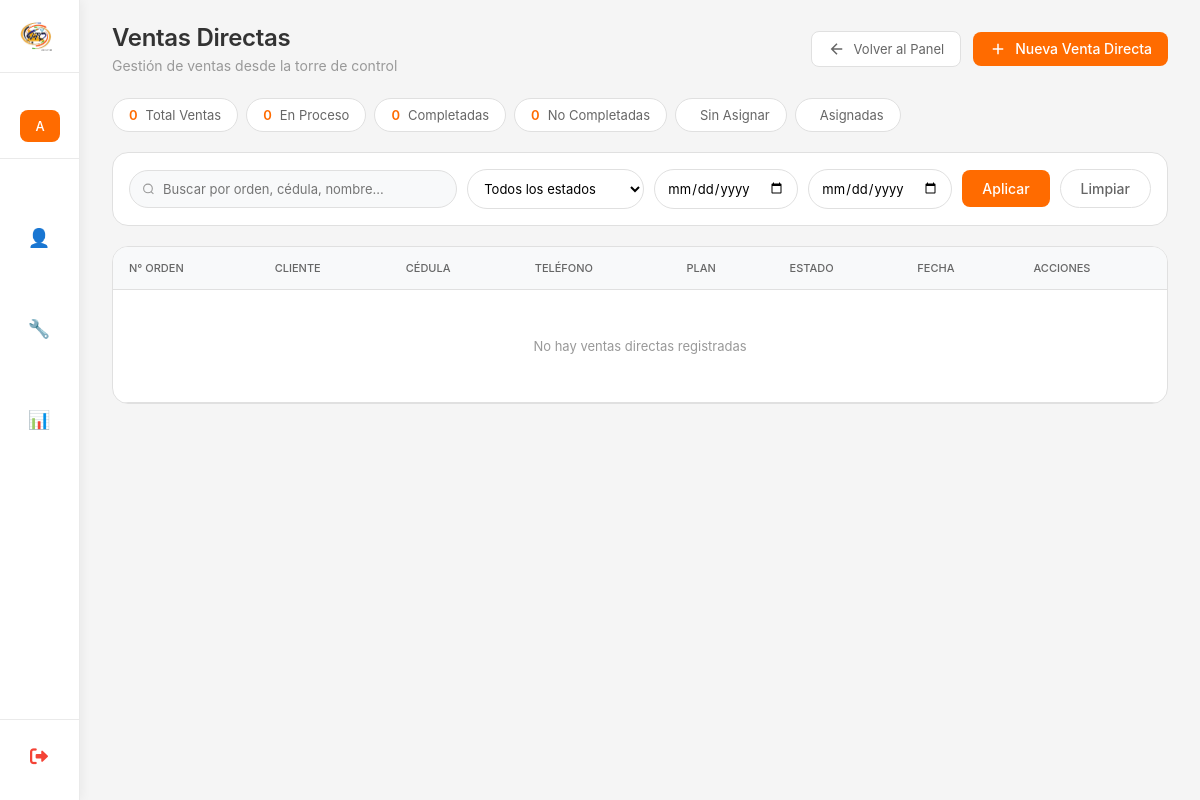
The page /ventas-directas/ (signed in) on the database as committed earlier.
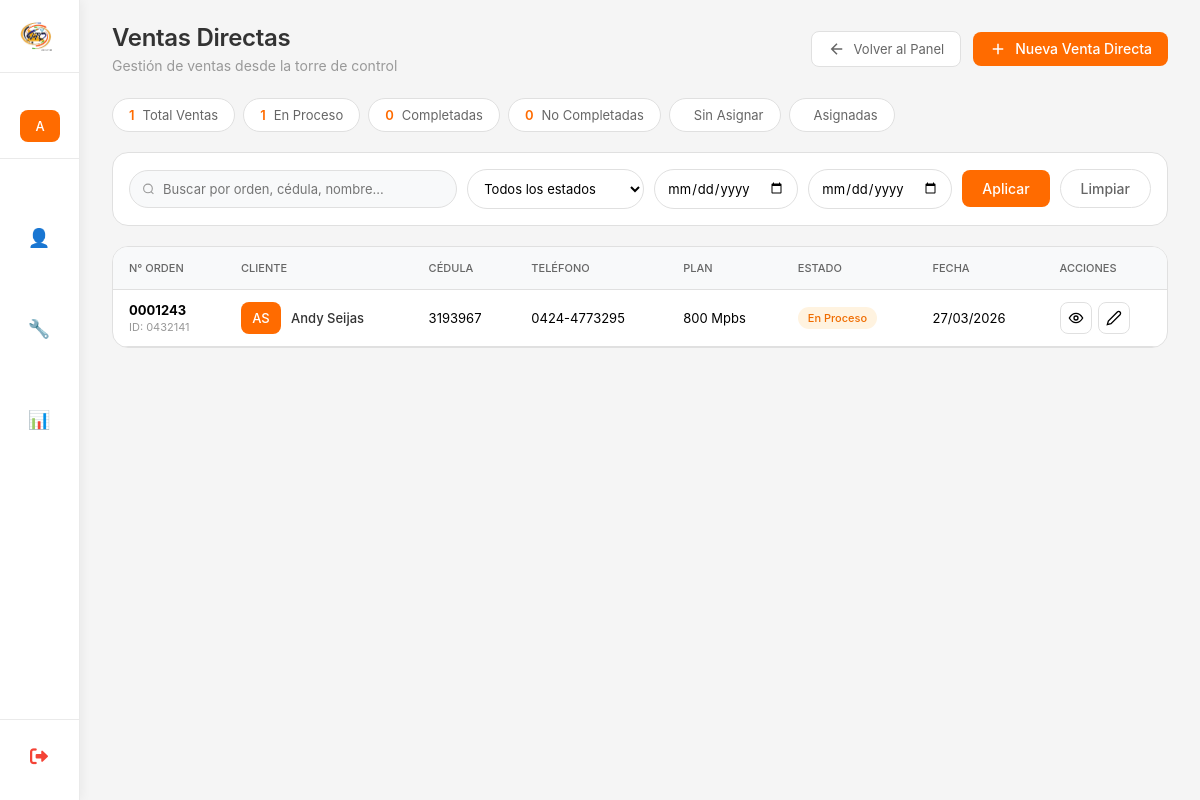
The same page on the database as committed later.
### myapp/models.py (models this page shows, shortened)
class VentaDirecta(models.Model):
    class EstadoVenta(models.TextChoices):
        EN_PROCESO = 'EN_PROCESO', 'En Proceso'
        COMPLETADO = 'COMPLETADO', 'Completado'
        NO_COMPLETADO = 'NO_COMPLETADO', 'No Completado'
    nro_orden = models.CharField(
        max_length=50,
        unique=True,
        verbose_name="Número de Orden",
        help_text="Número único de orden de venta"
    )
    cedula = models.CharField(
        max_length=15,
        verbose_name="Cédula",
        help_text="Cédula del cliente"
    )
    customer_id = models.CharField(
        max_length=50,
        verbose_name="Customer ID",
        blank=True,
        null=True,
        help_text="ID del cliente en el sistema"
    )
    nombre = models.CharField(
        max_length=100,
        verbose_name="Nombre"
    )
    apellido = models.CharField(
        max_length=100,
        verbose_name="Apellido"
    )
    telefono = models.CharField(
        max_length=20,
        verbose_name="Teléfono",
        help_text="Teléfono de contacto"
    )
    plan = models.ForeignKey(
        Plan,
        on_delete=models.PROTECT,
        related_name='ventas_directas',
        verbose_name="Plan"
    )
    fecha = models.DateField(
        auto_now_add=True,
        verbose_name="Fecha de venta"
    )
    estado = models.CharField(
        max_length=15,
        choices=EstadoVenta.choices,
        default=EstadoVenta.EN_PROCESO,
        verbose_name="Estado de la Venta"
    )
    fecha_creacion = models.DateTimeField(
        auto_now_add=True,
        verbose_name="Fecha de creación en sistema"
    )
    fecha_actualizacion = models.DateTimeField(
        auto_now=True,
        verbose_name="Última actualización"
    )
    creado_por = models.ForeignKey(
        User,
        on_delete=models.SET_NULL,
        null=True,
        blank=True,
        related_name='ventas_directas_creadas',
        verbose_name="Creado por"
    )
    observacion = models.TextField(
        max_length=500,
        verbose_name="Observaciones",
        blank=True,
        null=True,
        help_text="Notas adicionales sobre la venta"
    )
    class Meta:
        verbose_name = "Venta Directa"
        verbose_name_plural = "Ventas Directas"
        ordering = ['-fecha', '-fecha_creacion']
        indexes = [
            models.Index(fields=['nro_orden']),
            models.Index(fields=['cedula']),
            models.Index(fields=['fecha']),
            models.Index(fields=['estado']),
        ]

class Plan(models.Model):
    nombre = models.CharField(max_length=100,unique=True,verbose_name="Nombre del Plan")
    activo = models.BooleanField(default=True,verbose_name="Activo")
    fecha_creacion = models.DateTimeField(
        auto_now_add=True,
        verbose_name="Fecha de creación"
    )
    class Meta:
        verbose_name = "Plan"
        verbose_name_plural = "Planes"
        ordering = ['nombre']

### myapp/views_venta_directa.py (the view, shortened to what this page needs)
# urls.py: path('ventas-directas/',lista_ventas_directas, name='lista_ventas_directas'),
@login_required
def lista_ventas_directas(request):
    es_admin = request.user.is_superuser or request.user.groups.filter(name='Administrador').exists()
    es_torre_control = request.user.groups.filter(name='TorreControl').exists()
    if not (es_admin or es_torre_control):
        messages.error(request, 'No tienes permisos para acceder a esta página.')
        return redirect('dashboard')
    ventas = VentaDirecta.objects.select_related('plan', 'creado_por').all()
    busqueda = request.GET.get('busqueda', '')
    estado = request.GET.get('estado', '')
    if estado:
        ventas = ventas.filter(estado=estado)
    fecha_desde = request.GET.get('fecha_desde', '')
    fecha_hasta = request.GET.get('fecha_hasta', '')
    if fecha_desde:
        ventas = ventas.filter(fecha__gte=fecha_desde)
    if fecha_hasta:
        ventas = ventas.filter(fecha__lte=fecha_hasta)
    paginator = Paginator(ventas, 10)
    page = request.GET.get('page')
    page_obj = paginator.get_page(page)
    total = ventas.count()
    en_proceso = ventas.filter(estado='EN_PROCESO').count()
    completadas = ventas.filter(estado='COMPLETADO').count()
    no_completadas = ventas.filter(estado='NO_COMPLETADO').count()
    context = {
        'page_obj': page_obj,
        'total': total,
        'en_proceso': en_proceso,
        'completadas': completadas,
        'no_completadas': no_completadas,
        'busqueda': busqueda,
        'estado_filtro': estado,
        'fecha_desde': fecha_desde,
        'fecha_hasta': fecha_hasta,
        'es_admin': es_admin,
    }
    return render(request, 'Admin/ventas_directa/venta_directa.html', context)

### myapp/templates/Admin/ventas_directa/venta_directa.html (shortened to what the changed rows need)
{% extends 'Inicio_De_Sesion/base.html' %}
{% load static %}
{% block page_title %}Ventas Directas{% endblock %}
{% block content %}
<div class="stats-grid">
    <div class="stat-card">
        <span class="stat-value">{{ total }}</span>
        <span class="stat-label">Total Ventas</span>
    </div>
    <div class="stat-card">
        <span class="stat-value">{{ en_proceso }}</span>
        <span class="stat-label">En Proceso</span>
    </div>
</div>
<div class="desktop-view">
    <div class="table-container">
        <table class="table">
            <thead>
                <tr>
                    <th>N° Orden</th>
                    <th>Cliente</th>
                    <th>Cédula</th>
                    <th>Teléfono</th>
                    <th>Plan</th>
                    <th>Estado</th>
                    <th>Fecha</th>
                    <th>Acciones</th>
                </thead>
            <tbody>
                {% for venta in page_obj %}
                <tr>
                    <td><strong>{{ venta.nro_orden }}</strong>{% if venta.customer_id %}<br><small class="text-muted">ID: {{ venta.customer_id }}</small>{% endif %}</td>
                    <td>
                        <div class="user-cell">
                            <span class="user-avatar">{{ venta.nombre|first|upper }}{{ venta.apellido|first|upper }}</span>
                            <div>
                                <div class="user-name">{{ venta.nombre }} {{ venta.apellido }}</div>
                            </div>
                        </div>
                    </td>
                    <td>{{ venta.cedula }}</td>
                    <td>{{ venta.telefono }}</td>
                    <td>{{ venta.plan.nombre }}</td>
                    <td>
                        {% if venta.estado == 'EN_PROCESO' %}
                        <span class="badge proceso">En Proceso</span>
                        {% elif venta.estado == 'COMPLETADO' %}
                        <span class="badge completado">Completado</span>
                        {% elif venta.estado == 'NO_COMPLETADO' %}
                        <span class="badge no-completado">No Completado</span>
                        {% endif %}
                    </td>
                    <td>{{ venta.fecha|date:"d/m/Y" }}</td>
                    <td>
                        <div class="actions">
                            <button class="action-btn" onclick="verDetalle({{ venta.id }})" title="Ver detalles">
                                <svg width="16" height="16" viewBox="0 0 24 24" fill="none" stroke="currentColor" stroke-width="2">
                                    <circle cx="12" cy="12" r="3"/>
                                    <path d="M22 12c-2.667 4.667-6 7-10 7s-7.333-2.333-10-7c2.667-4.667 6-7 10-7s7.333 2.333 10 7z"/>
                                </svg>
                            </button>
                            {% if es_admin %}
                            <button class="action-btn" onclick="editarVenta({{ venta.id }})" title="Editar">
                                <svg width="16" height="16" viewBox="0 0 24 24" fill="none" stroke="currentColor" stroke-width="2">
                                    <path d="M17 3a2.828 2.828 0 1 1 4 4L7.5 20.5 2 22l1.5-5.5L17 3z"/>
                                </svg>
                            </button>
                            {% endif %}
                        </div>
                    </td>
                </tr>
                {% empty %}
                <tr>
                    <td colspan="9" class="empty">No hay ventas directas registradas</td>
                </tr>
                {% endfor %}
            </tbody>
        </table>
    </div>
</div>
{% endblock %}

Rows that differ between the two databases and show on the page:
added VentaDirecta: nro_orden "0001243", customer_id "0432141", nombre|first "A", apellido|first "S", nombre "Andy", apellido "Seijas", cedula "3193967", telefono "0424-4773295", plan.nombre "800 Mpbs", estado "En Proceso", fecha "27/03/2026"
Other text that changed with them:
{{ total }}: "0" → "1"
{{ en_proceso }}: "0" → "1"
text no longer shown: "No hay ventas directas registradas"
